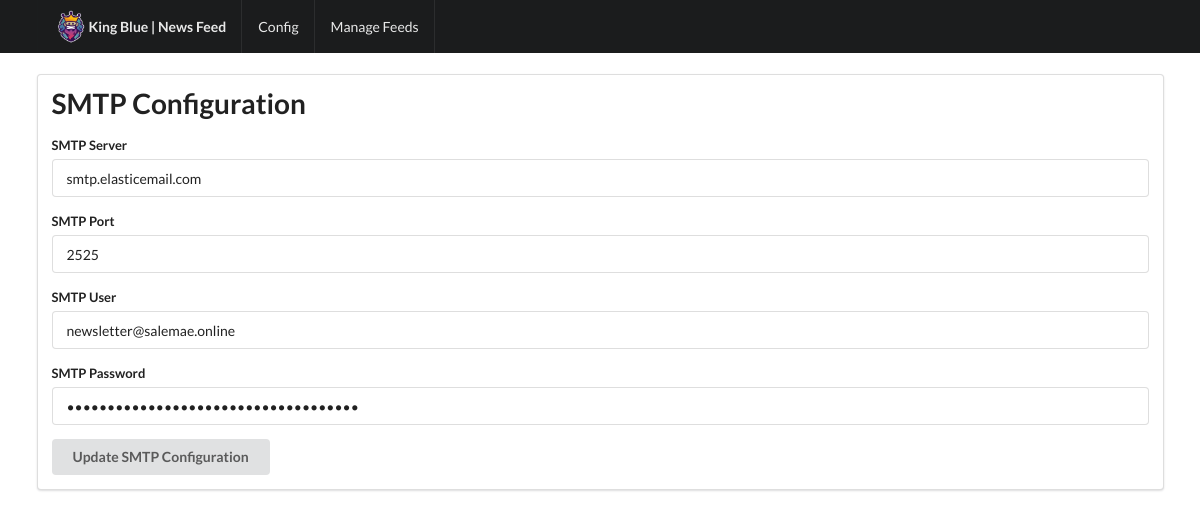
The page /config on the database its author committed.
### tables this page shows
CREATE TABLE smtp_config (
            id INTEGER PRIMARY KEY,
            server TEXT,
            port INTEGER,
            user TEXT,
            password TEXT
        );

### app.py (the view, shortened to what this page needs)
@app.route('/config', methods=['GET', 'POST'])
def configure_smtp():
    conn = sqlite3.connect('subscribers.db')
    c = conn.cursor()
    c.execute('SELECT * FROM smtp_config WHERE id=1')
    smtp_config = c.fetchone()
    if not smtp_config:
        smtp_config = [1, '', 0, '', '']  # Initialize with default values if it doesn't exist
    conn.close()
    return render_template('config.html', smtp_config=smtp_config)

### templates/config.html (shortened to what this page needs)
<!DOCTYPE html>
<html>
<head>
    <link rel="stylesheet" href="https://cdn.jsdelivr.net/npm/semantic-ui@2.4.2/dist/semantic.min.css">
</head>
<body>
    <div class="ui fixed inverted menu">
        <div class="ui container">
            <a href="/" class="header item">
                <img src="{{ url_for('static', filename='logo.png') }}" alt="King Blue Logo">
                King Blue | News Feed
            </a>
            <a href="/config" class="item">Config</a>
            <a href="/manage_feeds" class="item">Manage Feeds</a>
        </div>
    </div>
    <div style="padding-top: 60px;"></div>
    <section class="ui primary vertical masthead aligned segment">
        <div class="ui container">
            <div class="ui segment">
                <h1 class="ui header">SMTP Configuration</h1>
                <form class="ui form" method="post" action="/config">
                    <div class="field">
                        <label>SMTP Server</label>
                        <input type="text" name="server" value="{{ smtp_config[1] }}" required>
                    </div>
                    <div class="field">
                        <label>SMTP Port</label>
                        <input type="number" name="port" value="{{ smtp_config[2] }}" required>
                    </div>
                    <div class="field">
                        <label>SMTP User</label>
                        <input type="text" name="user" value="{{ smtp_config[3] }}" required>
                    </div>
                    <div class="field">
                        <label>SMTP Password</label>
                        <input type="password" name="password" value="{{ smtp_config[4] }}" required>
                    </div>
                    <button class="ui button" type="submit">Update SMTP Configuration</button>
                </form>
            </div>
        </div>
    </section>
</body>
</html>

### rows shown on the page
smtp_config: server "smtp.elasticemail.com", port "2525", user "newsletter@salemae.online"
